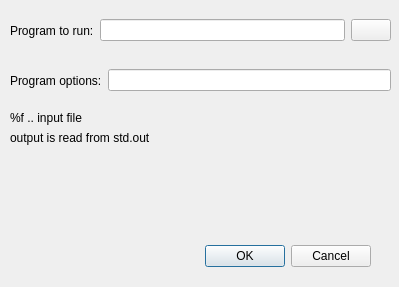
<?xml version="1.0" encoding="UTF-8"?>
<ui version="4.0">
 <class>SetupExtProcessorDialog</class>
 <widget class="QDialog" name="SetupExtProcessorDialog">
  <property name="geometry">
   <rect>
    <x>0</x>
    <y>0</y>
    <width>399</width>
    <height>287</height>
   </rect>
  </property>
  <property name="windowTitle">
   <string>Dialog</string>
  </property>
  <widget class="QDialogButtonBox" name="buttonBox">
   <property name="geometry">
    <rect>
     <x>30</x>
     <y>240</y>
     <width>341</width>
     <height>32</height>
    </rect>
   </property>
   <property name="orientation">
    <enum>Qt::Horizontal</enum>
   </property>
   <property name="standardButtons">
    <set>QDialogButtonBox::Cancel|QDialogButtonBox::Ok</set>
   </property>
  </widget>
  <widget class="QWidget" name="horizontalLayoutWidget">
   <property name="geometry">
    <rect>
     <x>10</x>
     <y>10</y>
     <width>381</width>
     <height>41</height>
    </rect>
   </property>
   <layout class="QHBoxLayout" name="horizontalLayout">
    <item>
     <widget class="QLabel" name="label">
      <property name="text">
       <string>Program to run:</string>
      </property>
     </widget>
    </item>
    <item>
     <widget class="QLineEdit" name="input_ext_processor"/>
    </item>
    <item>
     <widget class="QPushButton" name="open_ext_processor">
      <property name="text">
       <string/>
      </property>
      <property name="icon">
       <iconset resource="../Resources/MainWindow.qrc">
        <normaloff>:/hicfd_main/Open</normaloff>:/hicfd_main/Open</iconset>
      </property>
     </widget>
    </item>
   </layout>
  </widget>
  <widget class="QWidget" name="horizontalLayoutWidget_2">
   <property name="geometry">
    <rect>
     <x>10</x>
     <y>60</y>
     <width>381</width>
     <height>41</height>
    </rect>
   </property>
   <layout class="QHBoxLayout" name="horizontalLayout_2">
    <item>
     <widget class="QLabel" name="label_2">
      <property name="text">
       <string>Program options:</string>
      </property>
     </widget>
    </item>
    <item>
     <widget class="QLineEdit" name="input_exp_program_options"/>
    </item>
   </layout>
  </widget>
  <widget class="QLabel" name="label_3">
   <property name="geometry">
    <rect>
     <x>10</x>
     <y>110</y>
     <width>381</width>
     <height>16</height>
    </rect>
   </property>
   <property name="text">
    <string>%f .. input file</string>
   </property>
  </widget>
  <widget class="QLabel" name="label_4">
   <property name="geometry">
    <rect>
     <x>10</x>
     <y>130</y>
     <width>381</width>
     <height>16</height>
    </rect>
   </property>
   <property name="text">
    <string>output is read from std.out</string>
   </property>
  </widget>
 </widget>
 <resources>
  <include location="../Resources/MainWindow.qrc"/>
 </resources>
 <connections>
  <connection>
   <sender>buttonBox</sender>
   <signal>accepted()</signal>
   <receiver>SetupExtProcessorDialog</receiver>
   <slot>accept()</slot>
   <hints>
    <hint type="sourcelabel">
     <x>248</x>
     <y>254</y>
    </hint>
    <hint type="destinationlabel">
     <x>157</x>
     <y>274</y>
    </hint>
   </hints>
  </connection>
  <connection>
   <sender>buttonBox</sender>
   <signal>rejected()</signal>
   <receiver>SetupExtProcessorDialog</receiver>
   <slot>reject()</slot>
   <hints>
    <hint type="sourcelabel">
     <x>316</x>
     <y>260</y>
    </hint>
    <hint type="destinationlabel">
     <x>286</x>
     <y>274</y>
    </hint>
   </hints>
  </connection>
 </connections>
</ui>
